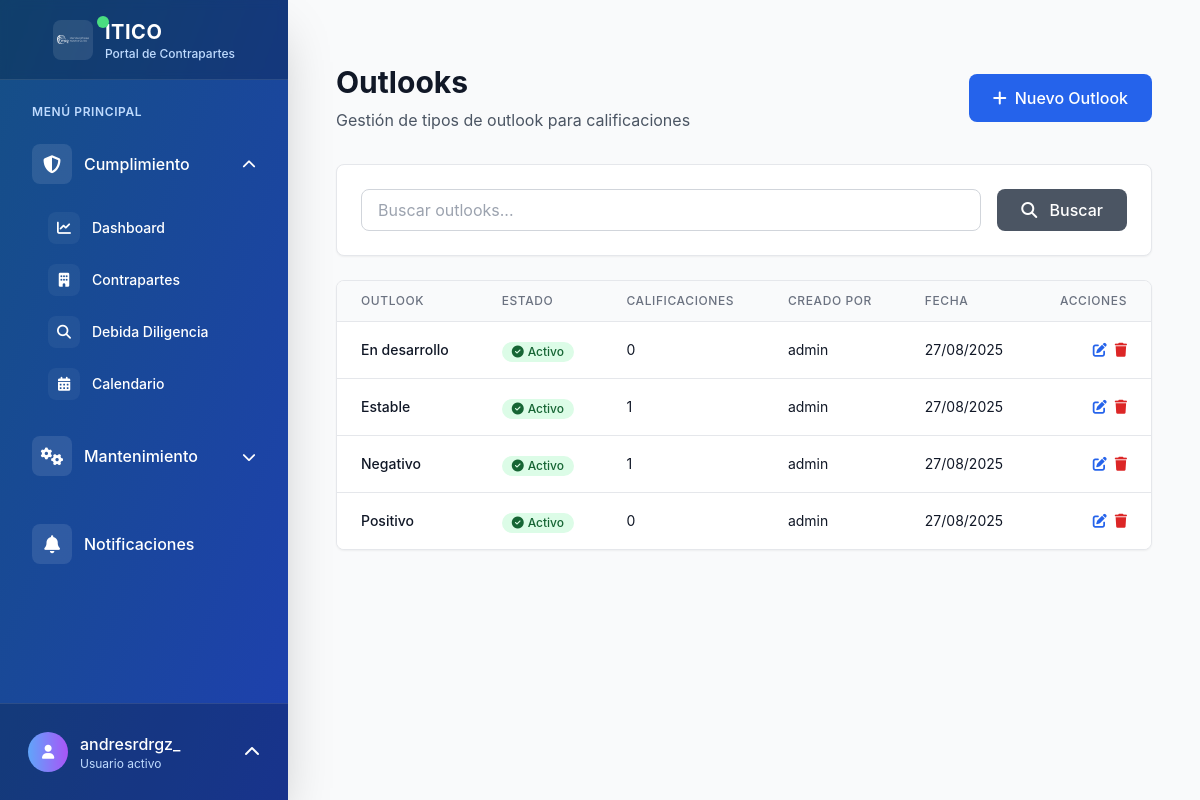
/contrapartes/outlooks/ (signed in), run on the app's committed database.
### contrapartes/models.py (models this page shows, shortened)
class Outlook(models.Model):
    outlook = models.CharField(
        max_length=50,
        verbose_name="Outlook",
        help_text="Tipo de outlook (ej: Positivo, Estable, Negativo)"
    )
    creado_por = models.ForeignKey(
        User,
        on_delete=models.PROTECT,
        related_name='outlooks_creados',
        verbose_name="Creado por"
    )
    fecha_creacion = models.DateTimeField(
        auto_now_add=True,
        verbose_name="Fecha de creación"
    )
    fecha_actualizacion = models.DateTimeField(
        auto_now=True,
        verbose_name="Última actualización"
    )
    activo = models.BooleanField(
        default=True,
        verbose_name="Activo"
    )
    class Meta:
        verbose_name = "Outlook"
        verbose_name_plural = "Outlooks"
        ordering = ['outlook']

### contrapartes/views.py (the view)
# urls.py: path('outlooks/', views.OutlookListView.as_view(), name='outlook_lista'),
class OutlookListView(LoginRequiredMixin, ListView):
    model = Outlook
    template_name = 'contrapartes/outlook_lista.html'
    context_object_name = 'outlooks'
    paginate_by = 20
    def get_queryset(self):
        queryset = Outlook.objects.all()
        search = self.request.GET.get('search')
        if search:
            queryset = queryset.filter(
                Q(outlook__icontains=search)
            )
        return queryset

### templates/contrapartes/outlook_lista.html (shortened to what this page needs)
{% extends 'base.html' %}
{% load static %}
{% block content %}
<div class="container mx-auto px-4 py-8">
    <div class="mb-8">
        <div class="flex items-center justify-between">
            <div>
                <h1 class="text-3xl font-bold text-gray-900">Outlooks</h1>
                <p class="text-gray-600 mt-2">Gestión de tipos de outlook para calificaciones</p>
            </div>
            <a href="{% url 'contrapartes:outlook_crear' %}"
               class="bg-blue-600 hover:bg-blue-700 text-white px-6 py-3 rounded-lg font-medium transition-colors duration-200 flex items-center">
                <i class="fas fa-plus mr-2"></i>
                Nuevo Outlook
            </a>
        </div>
    </div>
    <div class="bg-white rounded-lg shadow-sm border border-gray-200 p-6 mb-6">
        <form method="get" class="flex gap-4">
            <div class="flex-1">
                <input type="text"
                       name="search"
                       value="{{ request.GET.search }}"
                       placeholder="Buscar outlooks..."
                       class="w-full px-4 py-2 border border-gray-300 rounded-lg focus:ring-2 focus:ring-blue-500 focus:border-transparent">
            </div>
            <button type="submit"
                    class="bg-gray-600 hover:bg-gray-700 text-white px-6 py-2 rounded-lg font-medium transition-colors duration-200">
                <i class="fas fa-search mr-2"></i>
                Buscar
            </button>
        </form>
    </div>
    <div class="bg-white rounded-lg shadow-sm border border-gray-200 overflow-hidden">
        {% if outlooks %}
            <div class="overflow-x-auto">
                <table class="min-w-full divide-y divide-gray-200">
                    <thead class="bg-gray-50">
                        <tr>
                            <th class="px-6 py-3 text-left text-xs font-medium text-gray-500 uppercase tracking-wider">
                                Outlook
                            </th>
                            <th class="px-6 py-3 text-left text-xs font-medium text-gray-500 uppercase tracking-wider">
                                Estado
                            </th>
                            <th class="px-6 py-3 text-left text-xs font-medium text-gray-500 uppercase tracking-wider">
                                Calificaciones
                            </th>
                            <th class="px-6 py-3 text-left text-xs font-medium text-gray-500 uppercase tracking-wider">
                                Creado por
                            </th>
                            <th class="px-6 py-3 text-left text-xs font-medium text-gray-500 uppercase tracking-wider">
                                Fecha
                            </th>
                            <th class="px-6 py-3 text-right text-xs font-medium text-gray-500 uppercase tracking-wider">
                                Acciones
                            </th>
                        </tr>
                    </thead>
                    <tbody class="bg-white divide-y divide-gray-200">
                        {% for outlook in outlooks %}
                        <tr class="hover:bg-gray-50 transition-colors duration-150">
                            <td class="px-6 py-4 whitespace-nowrap">
                                <div class="text-sm font-medium text-gray-900">{{ outlook.outlook }}</div>
                            </td>
                            <td class="px-6 py-4 whitespace-nowrap">
                                {% if outlook.activo %}
                                    <span class="inline-flex items-center px-2.5 py-0.5 rounded-full text-xs font-medium bg-green-100 text-green-800">
                                        <i class="fas fa-check-circle mr-1"></i>
                                        Activo
                                    </span>
                                {% else %}
                                    <span class="inline-flex items-center px-2.5 py-0.5 rounded-full text-xs font-medium bg-red-100 text-red-800">
                                        <i class="fas fa-times-circle mr-1"></i>
                                        Inactivo
                                    </span>
                                {% endif %}
                            </td>
                            <td class="px-6 py-4 whitespace-nowrap text-sm text-gray-900">
                                {{ outlook.calificaciones.count }}
                            </td>
                            <td class="px-6 py-4 whitespace-nowrap text-sm text-gray-900">
                                {{ outlook.creado_por.get_full_name|default:outlook.creado_por.username }}
                            </td>
                            <td class="px-6 py-4 whitespace-nowrap text-sm text-gray-900">
                                {{ outlook.fecha_creacion|date:"d/m/Y" }}
                            </td>
                            <td class="px-6 py-4 whitespace-nowrap text-right text-sm font-medium">
                                <div class="flex items-center justify-end space-x-2">
                                    <a href="{% url 'contrapartes:outlook_editar' outlook.pk %}"
                                       class="text-blue-600 hover:text-blue-900 transition-colors duration-150">
                                        <i class="fas fa-edit"></i>
                                    </a>
                                    <a href="{% url 'contrapartes:outlook_eliminar' outlook.pk %}"
                                       class="text-red-600 hover:text-red-900 transition-colors duration-150">
                                        <i class="fas fa-trash"></i>
                                    </a>
                                </div>
                            </td>
                        </tr>
                        {% endfor %}
                    </tbody>
                </table>
            </div>
        {% endif %}
    </div>
</div>
{% endblock %}

### templates/partials/user_menu.html (shortened to what this page needs)
{% if user.is_authenticated %}
    <div class="p-4 border-t border-white border-opacity-10 bg-black bg-opacity-20 flex-shrink-0">
        <div class="relative">
            <button id="user-menu-button" class="group flex items-center w-full text-white hover:bg-white hover:bg-opacity-10 p-3 rounded-xl transition-all duration-300">
                <div class="flex items-center justify-center w-10 h-10 rounded-full bg-gradient-to-r from-blue-400 to-purple-500 mr-3 group-hover:scale-110 transition-transform duration-300 overflow-hidden">
                    {% if user.profile.profile_picture %}
                        <img src="{{ user.profile.profile_picture.url }}"
                             alt="{{ user.get_full_name|default:user.username }}"
                             class="w-full h-full object-cover">
                    {% else %}
                        <i class="fas fa-user text-sm"></i>
                    {% endif %}
                </div>
                <div class="flex-1 text-left">
                    <p class="font-medium truncate group-hover:translate-x-1 transition-transform duration-300">{{ user.get_full_name|default:user.username }}</p>
                    <p class="text-xs text-blue-200">Usuario activo</p>
                </div>
                <i class="fas fa-chevron-up ml-2 transform group-hover:rotate-180 transition-transform duration-300" id="chevron-icon"></i>
            </button>
        </div>
    </div>
{% endif %}

### static/css/itico.css (style rules this page uses)
:root { --color-primario: #154F86; --color-blanco: #FFFFFF; --color-exito: #10B981; --color-advertencia: #F59E0B; --color-error: #EF4444; --color-info: #3B82F6; --color-fondo: var(--color-blanco); --color-fondo-secundario: #F9FAFB; --color-texto: var(--color-primario); --color-texto-secundario: #6B7280; --color-borde: #E5E7EB; --sombra-sm: 0 1px 2px 0 rgba(0, 0, 0, 0.05); --sombra-md: 0 4px 6px -1px rgba(0, 0, 0, 0.1); --sombra-lg: 0 10px 15px -3px rgba(0, 0, 0, 0.1); }
* { margin: 0; padding: 0; box-sizing: border-box; }
body { background: var(--color-fondo); color: var(--color-texto); font-family: -apple-system, BlinkMacSystemFont, 'Segoe UI', Roboto, Oxygen, Ubuntu, Cantarell, sans-serif; line-height: 1.6; }
h1, h2, h3, h4, h5, h6 { color: var(--color-primario); margin-bottom: 1rem; font-weight: 600; }
h1 { font-size: 2.5rem; }
a { color: var(--color-primario); text-decoration: none; transition: color 0.3s ease; }
.shadow-sm { box-shadow: var(--sombra-sm); }
.rounded-lg { border-radius: 0.75rem; }
.p-3 { padding: 0.75rem; }
.p-4 { padding: 1rem; }
.p-6 { padding: 1.5rem; }
.mb-6 { margin-bottom: 1.5rem; }
.mt-2 { margin-top: 0.5rem; }

### data on the page
Outlook: outlook "En desarrollo", activo True (drawn), calificaciones.count "0", creado_por.get_full_name "admin", fecha_creacion "27/08/2025"
Outlook: outlook "Estable", activo True (drawn), calificaciones.count "1", creado_por.get_full_name "admin", fecha_creacion "27/08/2025"
Outlook: outlook "Negativo", activo True (drawn), calificaciones.count "1", creado_por.get_full_name "admin", fecha_creacion "27/08/2025"
Outlook: outlook "Positivo", activo True (drawn), calificaciones.count "0", creado_por.get_full_name "admin", fecha_creacion "27/08/2025"

### other printed values
{{ user.get_full_name|default:user.username }} "andresrdrgz_"
